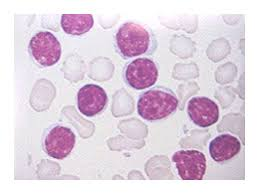
#> input picture core/test.jpeg, 259 x 194 px
$ python -i features.py   (imports and definitions only)   (older library calls are emulated)
#> lines starting #> are read from the running program, lines starting #| are printed output that depends on the picture; after the words box and inside, x2 and y2 are one past the last pixel; in counts of white or black regions, pixels touching at a corner belong together
#> further down, picture is the input picture: shape (194, 259, 3); mean B, G, R 223.5, 209.7, 224.3
from pathlib import Path
from typing import List

import cv2
import numpy as np
import typer
from scipy.stats import kurtosis, skew
from skimage.feature import graycomatrix, graycoprops

# [1 line that did not run here, left out]

def extract_features(image: np.ndarray) -> np.ndarray:
    features = []

    # 1. Caractéristiques morphologiques (spécifiques à la LLA)
    gray = cv2.cvtColor(image, cv2.COLOR_BGR2GRAY)
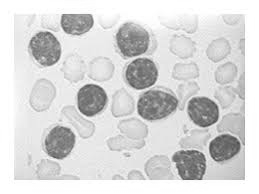
#> gray: shape (194, 259); min 76, max 255, mean 215.6
    features.extend(_extract_morphological_features(gray))

    # 2. Caractéristiques de couleur (importantes pour la LLA)
    features.extend(_extract_color_features(image))

    # 3. Caractéristiques de texture
    features.extend(_extract_texture_features(gray))

    return np.array(features, dtype=np.float32)

def _extract_morphological_features(gray: np.ndarray) -> List[float]:
    features = []

    # Segmentation des cellules
    _, binary = cv2.threshold(gray, 0, 255, cv2.THRESH_BINARY + cv2.THRESH_OTSU)
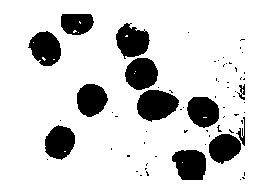
#> binary: shape (194, 259); 83.7% white; 66 black regions (54 under 20 px), largest, box (x1, y1, x2, y2) and area: (137, 90, 179, 122) 980, (172, 150, 206, 180) 837, (116, 23, 150, 59) 823
    contours, _ = cv2.findContours(binary, cv2.RETR_EXTERNAL, cv2.CHAIN_APPROX_SIMPLE)
#> contours = [[[0, 0], [0, 193], [258, 193], [258, 0]]]

    if contours:
        # Caractéristiques de forme des cellules
        areas = [cv2.contourArea(cnt) for cnt in contours]
#> areas = [49794]
        perimeters = [cv2.arcLength(cnt, True) for cnt in contours]
#> perimeters = [902]
        circularities = [(4 * np.pi * area) / (peri ** 2) if peri > 0 else 0
                         for area, peri in zip(areas, perimeters)]
#> circularities = [0.769]

        features.extend([
            np.mean(areas),  # Taille moyenne des cellules
            np.std(areas),  # Variation de taille
            np.mean(circularities),  # Circularité moyenne
            np.std(circularities),  # Variation de forme
            len(contours)  # Nombre de cellules
        ])
    else:
        features.extend([0] * 5)

    return features


def _extract_color_features(image: np.ndarray) -> List[float]:
    features = []

    # Conversion en espace LAB (plus proche de la perception humaine)
    lab = cv2.cvtColor(image, cv2.COLOR_BGR2LAB)
#> lab: shape (194, 259, 3); mean of channels 0, 1, 2 218.2, 135.8, 123.2

    for channel in cv2.split(lab):
        features.extend([
            np.mean(channel),  # Moyenne
            np.std(channel),  # Écart-type
            np.percentile(channel, 25),  # Q1
            np.percentile(channel, 75),  # Q3
            skew(channel.ravel()),  # Asymétrie
            kurtosis(channel.ravel())  # Kurtosis
        ])
#> this loop made 3 passes
#> after the loop, features = [218.2, 39.3, 209, 248, -1.38, 0.938, 135.8, 12.16, 128, 134, 1.84, 1.92, 123.2, 6.34, 123, 128, -1.52, 1.17]

    return features


def _extract_texture_features(gray: np.ndarray) -> List[float]:
    features = []

    # GLCM amélioré
    glcm = graycomatrix(gray, [1], [0, 45, 90, 135],
                        levels=256, symmetric=True, normed=True)

    # Caractéristiques de Haralick
    contrast = graycoprops(glcm, 'contrast').ravel()
#> contrast = [100.1, 186.1, 113.5, 100.1]
    dissimilarity = graycoprops(glcm, 'dissimilarity').ravel()
#> dissimilarity = [4.91, 6.88, 5.16, 4.91]
    homogeneity = graycoprops(glcm, 'homogeneity').ravel()
#> homogeneity = [0.44, 0.362, 0.435, 0.44]
    correlation = graycoprops(glcm, 'correlation').ravel()
#> correlation = [0.97, 0.944, 0.966, 0.97]

    features.extend([
        np.mean(contrast),
        np.mean(dissimilarity),
        np.mean(homogeneity),
        np.mean(correlation)
    ])

    return features


# [2 lines not run here, left out]

>>> import cv2
>>> picture = cv2.imread('../core/test.jpeg')
>>> result = extract_features(picture)
#> result = 27 values, max 49794 at index 0, min -1.52 at index 21, mean 1905
